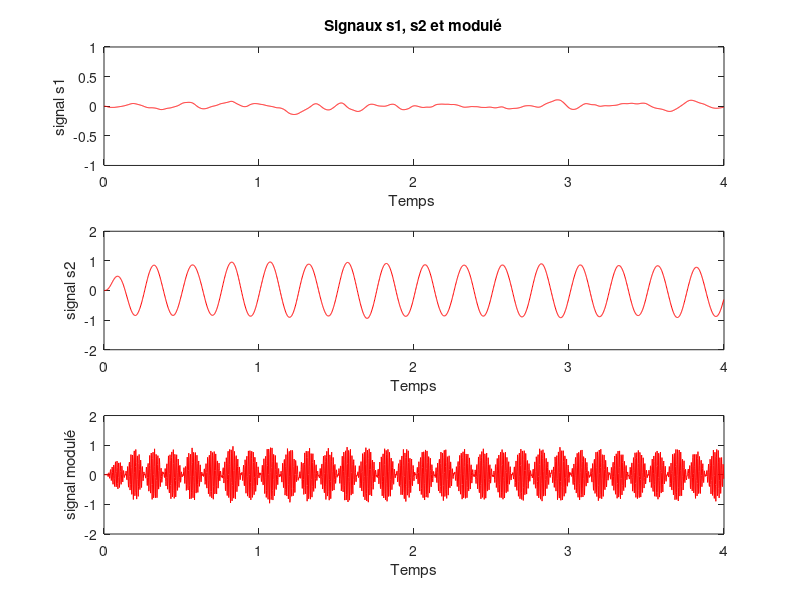
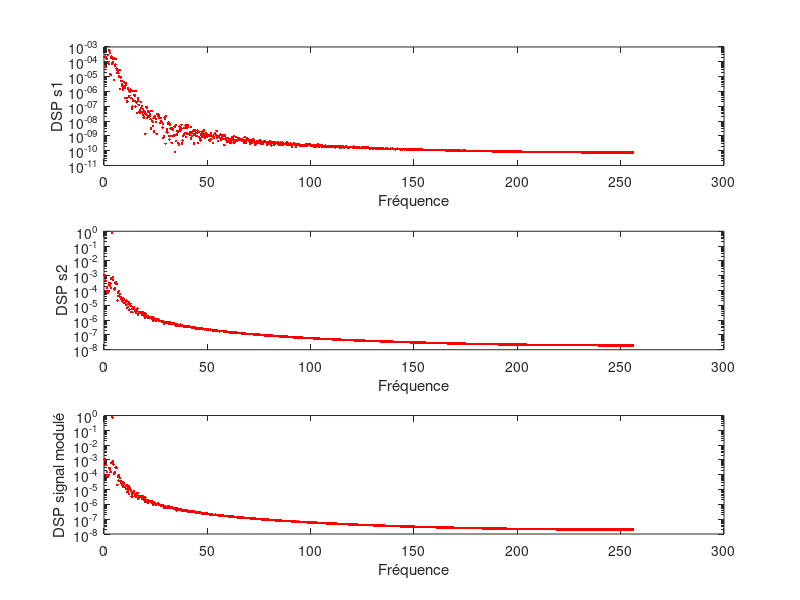

Source code (MATLAB) for these figures, in order: (Note: this script raises an error after producing the figures.)
close all;
clear all;

load s1;
load s2;
N=size(s1,2);
Fe=512;
Te=1/Fe;
Tmax=(N-1)*Te;
time=0:Te:Tmax;

s=s1.*cos(2*pi*35*time)+s2.*cos(2*pi*95*time);


figure (1)
subplot(3,1,1)
plot(time,s1,'r');
axis([0 N*Te -1 1]);
xlabel('Temps ');
ylabel('signal s1');
title('Signaux s1, s2 et modulé');

subplot(3,1,2)
plot(time,s2,'r');
axis([0 N*Te -2 2]);
xlabel('Temps');
ylabel('signal s2');

subplot(3,1,3)
plot(time,s,'r');
axis([0 N*Te -2 2]);
xlabel('Temps');
ylabel('signal modulé');

figure (2)
freq=(0:N/2)/(N*Te);
subplot(3,1,1)
S1=fft(s1,N)*Te;
DSPS1=(abs(S1).^2)/(N*Te);
semilogy(freq(2:N/2+1),DSPS1(2:N/2+1),'r.')
xlabel('Fréquence');
ylabel('DSP s1');

subplot(3,1,2)
S2=fft(s2,N)*Te;
DSPS2=(abs(S2).^2)/(N*Te);
semilogy(freq(2:N/2+1),DSPS2(2:N/2+1),'r.')
xlabel('Fréquence');
ylabel('DSP s2');

subplot(3,1,3)
s2=fft(s,N)*Te;
DSPS2=(abs(S2).^2)/(N*Te);
semilogy(freq(2:N/2+1),DSPS2(2:N/2+1),'r.')
xlabel('Fréquence');
ylabel('DSP signal modulé');

s1df = 2.*filtrage_reel(s.*cos(2*pi*35*time),Te,N,10);% signal s1 démodulé
s2df = 2.*filtrage_reel(s.*cos(2*pi*95*time),Te,N,10);% signal s2 démodulé

figure(3)
subplot(2,1,1)
plot(time,s1df,'r');
axis([0 N*Te -1 1]);
xlabel('Temps');
ylabel('Signaux s1, s2 démodulés');

subplot(2,1,2)
plot(time,s2df,'r');
axis([0 N*Te -2 2]);
xlabel('Temps');
ylabel('signal s2 démodulé');

figure(4)
subplot(2,1,1)
plot(time,s1,'k',time,s1df,'r');
xlabel('Temps');
ylabel('Signal s1 démodulé');
title('signaux s1, s2 démodulé');

subplot(2,1,2)
plot(time,s2,'k',time,s2df,'r');
axis([0 N*Te -2 2]);
xlabel('Temps');
ylabel('signal s2 démodulé');